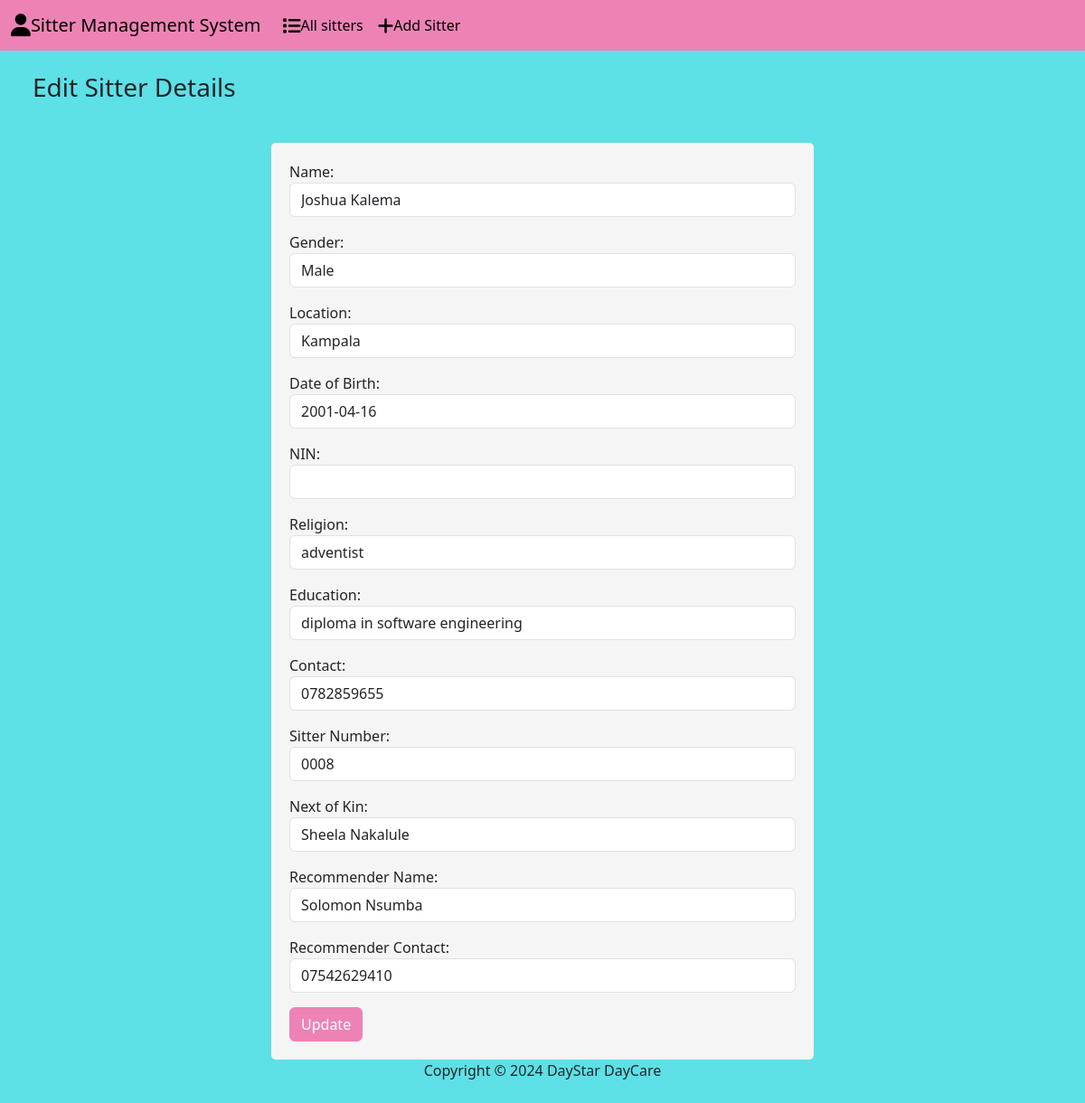
Before: /edit/4/ with the older database file.
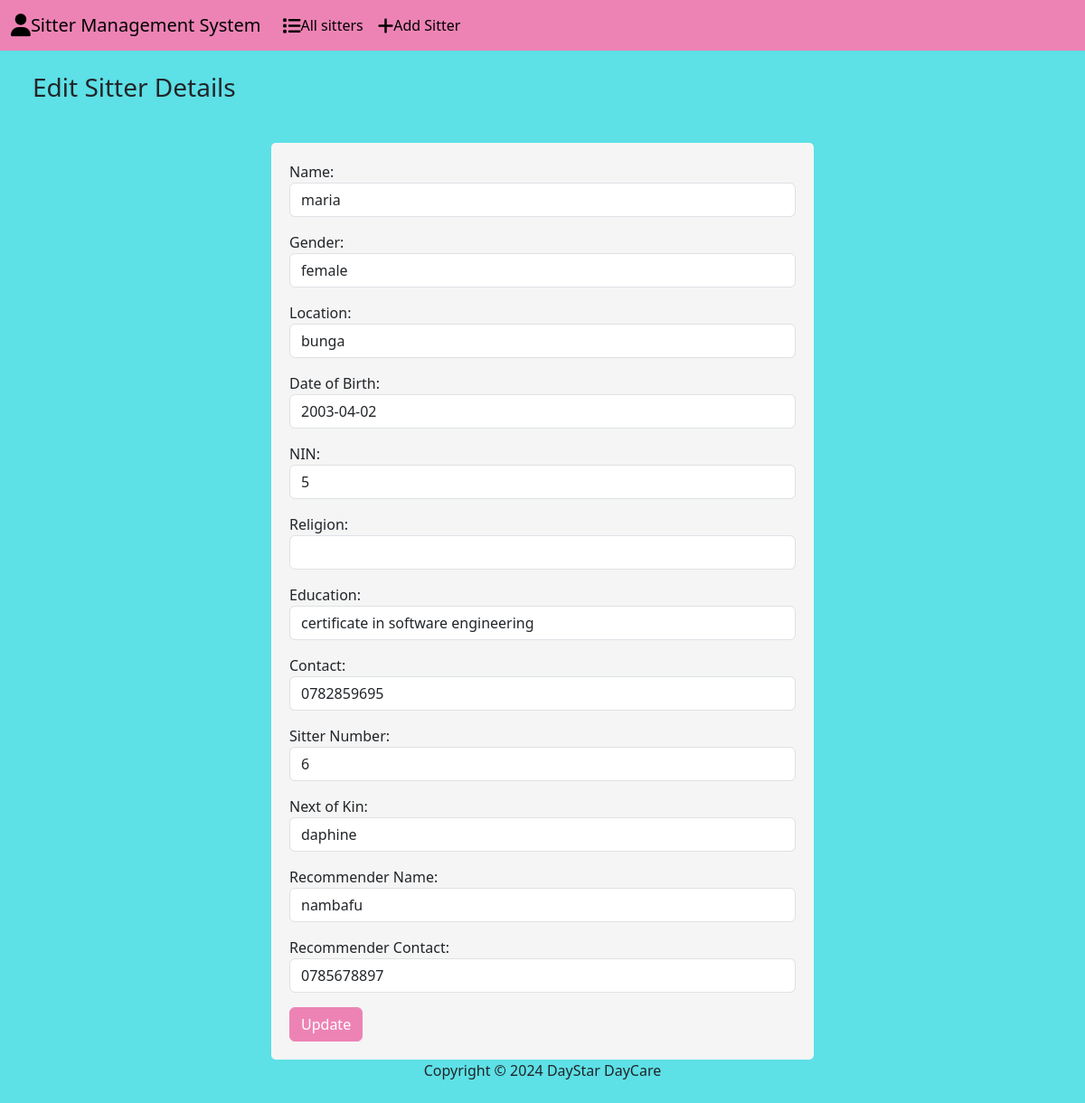
After: the same page with the newer database file.
### sitterlist/models.py (models this page shows, shortened)
class Student(models.Model):
    name = models.CharField(max_length=100)
    gender = models.CharField(max_length=10)
    location = models.CharField(max_length=100)
    date_of_birth = models.DateField()
    nin = models.CharField(max_length=15)
    religion = models.CharField(max_length=50, blank=True)
    education = models.CharField(max_length=100)
    contact = models.CharField(max_length=15, default='')
    sitter_number = models.CharField(max_length=100)
    next_of_kin = models.CharField(max_length=100)
    recommender_name = models.CharField(max_length=100)
    recommender_contact = models.CharField(max_length=15, default='')

### sitterlist/views.py (the view)
# urls.py: path('edit/<int:id>/', views.edit_student, name='edit_student'),
def edit_student(request, id):
    student = get_object_or_404(Student, id=id)
    if request.method == 'POST':
        form = StudentForm(request.POST, instance=student)
        if form.is_valid():
            form.save()
            return redirect('immy_view')
    else:
        form = StudentForm(instance=student)
    return render(request, 'edit.html', {'form': form})

### sitterlist/templates/edit.html (shortened to what this page needs)
{% load static %}
<!DOCTYPE html>
<html lang="en">
<head>
    <link rel="stylesheet" href="{% static 'css/bootstrap.min.css' %}">
    <link href="https://cdnjs.cloudflare.com/ajax/libs/font-awesome/6.5.2/css/all.min.css" rel="stylesheet">
    <link rel="stylesheet" href="{% static 'list.css' %}">
</head>
<body class="d-flex flex-column min-vh-100">
    <nav class="navbar navbar-expand-lg custom-bg-ed83b5" data-bs-theme="dark">
        <div class="container-fluid">
            <a class="navbar-brand" href="{% url 'immy_view' %}">
                <i class="fa-solid fa-user fa-lg"></i>Sitter Management System</a>
            <div class="collapse navbar-collapse" id="navbarColor01">
                <ul class="navbar-nav me-auto">
                    <li class="nav-item">
                        <a class="nav-link" href="{% url 'immy_view' %}"><i class="fa-solid fa-list fa-lg"></i>All sitters</a>
                    </li>
                    <li class="nav-item">
                        <a class="nav-link" href="{% url 'add' %}"><i class="fa-solid fa-plus fa-lg"></i>Add Sitter</a>
                    </li>
                </ul>
            </div>
        </div>
    </nav>
    <div class="container-fluid">
        <h3 class="m-4">Edit Sitter Details</h3>
        <div class="row">
            <div class="col-md-6 offset-md-3 form-container">
                <form method="post">
                    {{ form.as_p }}
                    <button type="submit" class="btn custom-btn-ed83b5">Update</button>
                </form>
            </div>
        </div>
    </div>
    <footer class="mt-auto mb-4">
        <div class="text-center">
            <span>Copyright &copy; <script>document.write(new Date().getFullYear())</script> DayStar DayCare</span>
        </div>
    </footer>
</body>
</html>

Changed rows visible on the page:
changed Student: name "Joshua Kalema" → "maria"; gender "Male" → "female"; location "Kampala" → "bunga"; date_of_birth "2001-04-16" → "2003-04-02"; nin (not shown) → "5"; religion "adventist" → (not shown); education "diploma in software engineering" → "certificate in software engineering"; contact "0782859655" → "0782859695"; sitter_number "0008" → "6"; next_of_kin "Sheela Nakalule" → "daphine"; recommender_name "Solomon Nsumba" → "nambafu"; recommender_contact "07542629410" → "0785678897"
